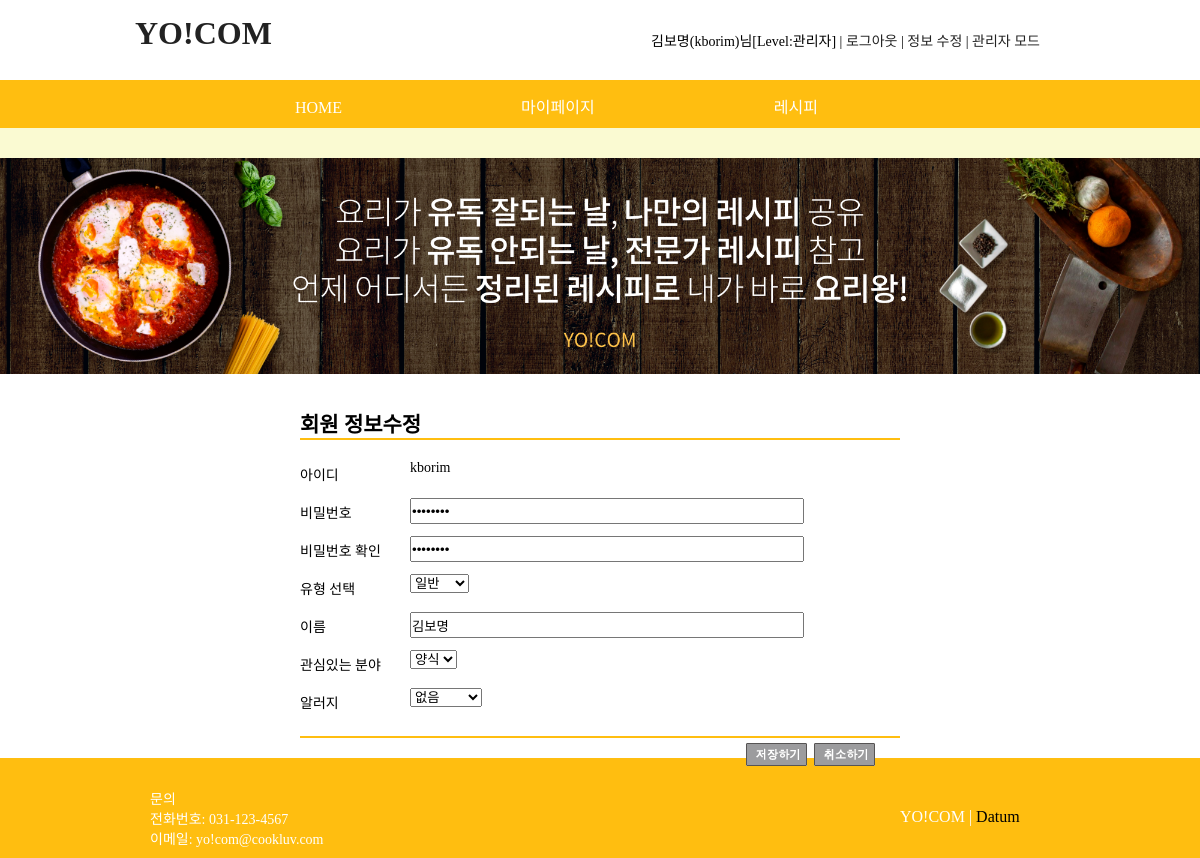
/member_modify_form.php (signed in), run on the app's committed database.
### tables this page shows
CREATE TABLE DBmember (
    	num int not null auto_increment,
   	id char(20) not null,
    	pass char(20) not null,
	memtype int not null,
    	name char(10) not null,
	luvcook char(20) not null,
	cnt int not null,
    	aller char(20),
    	PRIMARY KEY(num),
	FOREIGN KEY(aller) REFERENCES allergy(big) ON DELETE CASCADE ON UPDATE CASCADE
);

### member_modify_form.php (the view, shortened to what this page needs)
<!DOCTYPE html>
<html>
<head>
<link rel="stylesheet" type="text/css" href="./css/common.css">
<link rel="stylesheet" type="text/css" href="./css/member.css?after">
</head>
<body>
	<header>
    	<?php include "header.php";?>
    </header>
<?php
   	$con = mysqli_connect("localhost", "user1", "12345", "yocom");
    $sql    = "select * from dbmember where id='$userid'";
    $result = mysqli_query($con, $sql);
    $row    = mysqli_fetch_array($result);
    $pass = $row["pass"];
    $name = $row["name"];
    $memtype  = $row["memtype"];
    $luvcook  = $row["luvcook"];
?>
	<section>
		<div id="main_img_bar">
            <img src="./img/main_img.png">
        </div>
        <div id="main_content">
      		<div id="join_box">
          	<form  name="member_form" method="post" action="member_modify.php?id=<?=$userid?>">
			    <h2>회원 정보수정</h2>
    		    	<div class="form id">
				        <div class="col1">아이디</div>
				        <div class="col2">
							<?=$userid?>
				        </div>
			       	</div>
			       	<div class="form">
				        <div class="col1">비밀번호</div>
				        <div class="col2">
							<input type="password" name="pass" value="<?=$pass?>">
				        </div>
			       	</div>
			       	<div class="form">
				        <div class="col1">비밀번호 확인</div>
				        <div class="col2">
							<input type="password" name="pass_confirm" value="<?=$pass?>">
				        </div>
			       	</div>
			       	<div class="form">
				        <div class="col1">유형 선택</div>
				        <div class="col2">
							<select name = "memtype" value="<?=$memtype?>">
								<option value='3'>일반</option>
							</select>
				        </div>
			       	</div>
			       	<div class="form">
				        <div class="col1">이름</div>
				        <div class="col2">
							<input type="text" name="name" value="<?=$name?>">
				        </div>
			       	</div>
					<div class="form">
				        <div class="col1">관심있는 분야</div>
				        <div class="col2">
							<select name = "luvcook">
							<?php
						    $cook_kind=array('한식','중식','일식','양식');
							for($i=0;$i<count($cook_kind);$i++)
							{
								if($cook_kind[$i]==$luvcook) echo "<option value='$cook_kind[$i]' selected> $cook_kind[$i] </option>";
								else echo "<option value='$cook_kind[$i]'> $cook_kind[$i] </option>";
							}
							?>
							</select>
				        </div>
			       	</div>
					<div class="form">
				        <div class="col1">알러지</div>
				        <div class="col2">
					<?php
					echo "<select name=\"aller\">";
					echo "<option value=\"NULL\" >없음</option>";
					echo "</select>";
					?>
				        </div>
			       	</div>
			       	<div class="bottom_line"> </div>
			       	<div class="buttons">
	                	<img style="cursor:pointer" src="./img/button_save.gif" onclick="check_input()">&nbsp;
                  		<img id="reset_button" style="cursor:pointer" src="./img/button_reset.gif"
                  			onclick="reset_form()">
	           		</div>
           	</form>
        	</div>
        </div>
	</section>
	<footer>
    	<?php include "footer.php";?>
    </footer>
</body>
</html>

### css/common.css (style rules this page uses)
* { padding: 0; margin: 0; }
body { font-family: "돋움"; font-size: 14px; }
img { border: 0; }
#main_img_bar { height: 230px; text-align: center; background-color: #FAFAD2; }
#main_img_bar img { max-width: 100%; height: auto; margin-top: 30px; }
footer { height: 100px; background-color: #ffbe10; }

### css/member.css (style rules this page uses)
#main_content { position: relative; width: 1000px; height: 400px; margin: 0 auto; }
#join_box { width: 600px; margin: 0 auto; }
#join_box h2 { border-bottom: solid 2px #FFBE10; padding-top: 50px; }
#join_box .col1 { float: left; width: 110px; margin-top: 4px; }
#join_box .col2 { float: left; width: 400px; }
#join_box .form input { width: 390px; height: 22px; }
#join_box .form { height: 38px; }
#join_box .id { margin-top: 20px; }
#join_box .bottom_line { margin-top: 10px; border-top: solid 2px #FFBE10; }
#join_box .buttons { text-align: right; margin: 5px 25px 0 0; }

### data on the page
dbmember: memtype "일반", name "김보명", luvcook "양식"

### other printed values
$logged "김보명(kborim)님[Level:관리자]"
$userid "kborim"
